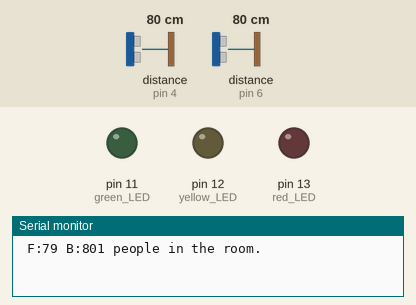
This sketch was run on a simulated Arduino Uno, built with avr-gcc and run on an emulated ATmega328P. Parts: output pins drawn as LEDs (lit = HIGH), the last lines printed to the serial monitor. Wiring (inferred from the names in the program): 2 × ultrasonic range finder: trigger pin 5, echo pin 4 / trigger pin 7, echo pin 6. Inputs (shaded band) come from the test bench; at power-on: distance to the obstacle (sensors on pin 4, pin 6) 80 cm. The echo pulse lasts 58.3 µs per cm; pins used as bus, display or sensor lines are not drawn.

Above: at 0.13 s.
At 1.2 s:
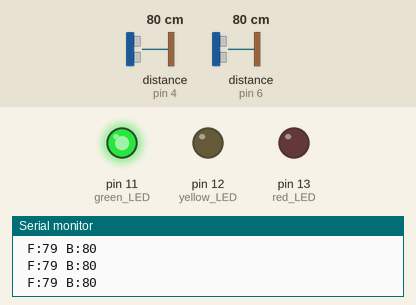
1.3 s: distance to the obstacle (sensor on pin 4) set to 2 cm
4.3 s: distance to the obstacle (sensor on pin 6) set to 2 cm
7.3 s: distance to the obstacle (sensor on pin 4) set to 299 cm
10.3 s: distance to the obstacle (sensor on pin 6) set to 9 cm
Timing chart, 0 to 13.3 s (numbered marks = the images above; inputs shaded):
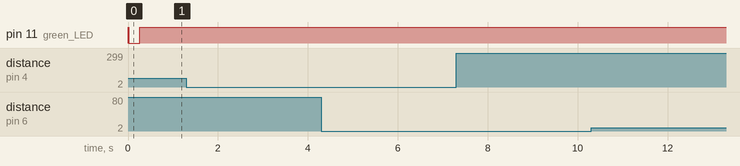

The sketch:

arduinoRC.ino
```cpp
const int trigPin1 = 7;
const int echoPin1 = 6;
const int trigPin2 = 5;
const int echoPin2 = 4;

const int red_LED = 13;
const int yellow_LED = 12;
const int green_LED = 11;

int lit_up = green_LED;
int man_count = 0;

long BackSensor, FrontSensor;

bool oneAction = true;
int pressedState = 0;
//0 = non, 1 = front, 2 = back

/*
roomState value schemes
------------------------
greenLED = 11 = normal
yellowLED = 12 = need caution
redLED = 13 = alert
------------------------

//Back -> Front = exit
//Front -> Back = enter
*/

void setup()
{
  Serial.begin(9600);
  pinMode(red_LED, OUTPUT);
  pinMode(yellow_LED, OUTPUT);
  pinMode(green_LED, OUTPUT);
  pinMode(trigPin1, OUTPUT);
  pinMode(echoPin1, INPUT);
  pinMode(trigPin2, OUTPUT);
  pinMode(echoPin2, INPUT);

  digitalWrite(trigPin1, LOW);
  digitalWrite(trigPin2, LOW);

  Serial.println("");
}

void loop()
{
  //display light according to the # of people in the room.
  //first int = up to that, green LED.
  //second int = up to that, yellow LED.
  roomCount(4,8);

  //detect the distance from the front sensor.
  FrontSensor = SonarSensor(trigPin1, echoPin1);

  //detect back sensor distance.
  BackSensor = SonarSensor(trigPin2, echoPin2);

  //for test:
  Serial.print("\n F:");
  Serial.print(FrontSensor);
  //Serial.println("");
  Serial.print(" B:");
  Serial.print(BackSensor);

  //front detected -> back detected: person enters the room.
  if(inRange(FrontSensor) && oneAction && (pressedState == 0 || pressedState == 1)){
    pressedState = 1;
    if(inRange(BackSensor)){
        man_count++;
        Serial.print(man_count);
        Serial.println(" people in the room.");
        oneAction = false;
        digitalWrite(lit_up, LOW);
      delay(250);
    }
  }

  //back detected -> front detected: person leaves the room.
  if(inRange(BackSensor) && oneAction && (pressedState == 0 || pressedState == 2)){
    pressedState = 2;
    if(inRange(FrontSensor)){
      if(man_count > 0){
        man_count--;
        Serial.print(man_count);
        Serial.println(" people in the room.");
        oneAction = false;
        digitalWrite(lit_up, LOW);
      delay(250);
      }
    }
  }

  if(!inRange(FrontSensor) && !inRange(BackSensor)){
    oneAction = true;
    pressedState = 0;
  }

}

//led flashes acccording to the # of people in room.
void roomCount(int green_limit, int yellow_limit){
  if(man_count < green_limit + 1){
    blink(green_LED);
    lit_up = green_LED;
  }else if(man_count < yellow_limit + 1){
    blink(yellow_LED);
    lit_up = yellow_LED;
  }else{
    blink(red_LED);
    lit_up = red_LED;
  }
}

//led flasher
void blink(int led_Pin){
  digitalWrite(led_Pin, HIGH);
//  delay(250);
//  digitalWrite(led_Pin, LOW);
//  delay(250);
}

//detects the distance.
long SonarSensor(int trigPin,int echoPin)
{
  long duration, distance;
  digitalWrite(trigPin, LOW);
  delayMicroseconds(2);
  digitalWrite(trigPin, HIGH);
  delayMicroseconds(10);
  digitalWrite(trigPin, LOW);
  duration = pulseIn(echoPin, HIGH);
  distance = (duration/2) / 29.1;
  return distance;
}

//in the range of 20~200 cm?
bool inRange(long sensorValue){
  if(5 < sensorValue && sensorValue < 200){
    return true;
  }else{
    return false;
  }
}
```
